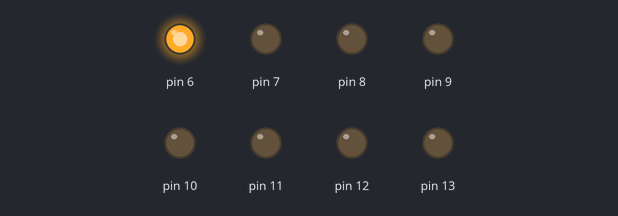
Bench run of a sketch on a simulated Arduino Uno, built with avr-gcc and run on an emulated ATmega328P. On the bench: output pins drawn as LEDs (lit = HIGH).

Above: at 0.02 s.
At 1.07 s:
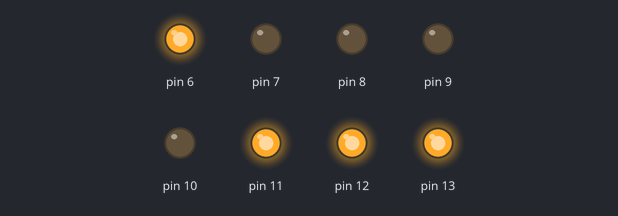
At 2.07 s:
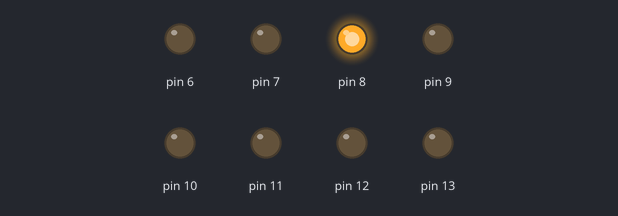
At 4.12 s:
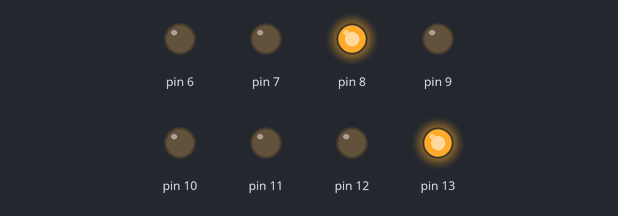
At 6.18 s:
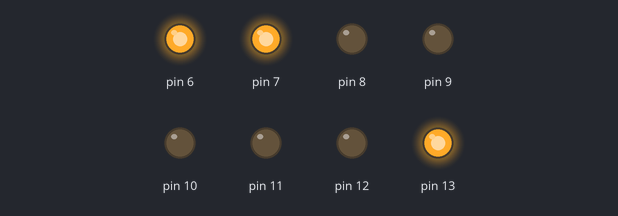
At 8.23 s:
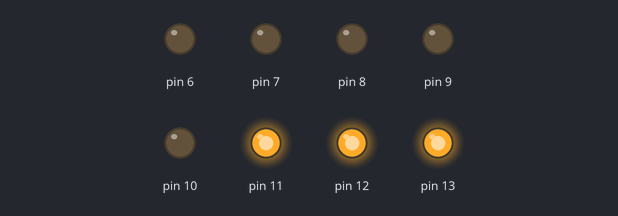
Timing chart, 0 to 8.5 s (numbered marks = the images above):
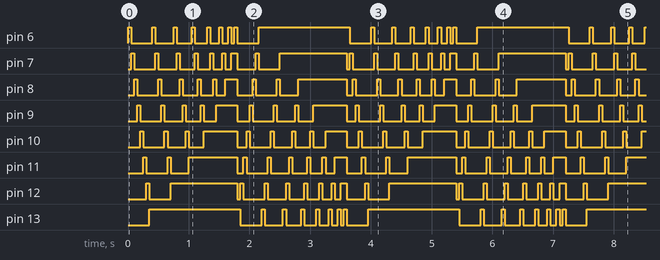

The sketch:

week1_work_2.ino
```cpp
void controlLED(int pat){
  int a =0b00000001;
  for(int i=6;i<=13;i++){
    digitalWrite(i,pat&a);
    a = a << 1;
  }
}

void RandHold(){
  int pat;
  int hold = 0b00000000;
  for(int i=1;i<=8;i++){
    int pat = 0b00000001;
    for(int j=i;j<8;j++){
    controlLED(hold| pat);
    delay(50);
    pat =pat << 1;
  }
  hold = hold + pat;
  controlLED(hold);
  delay(50);
}
}
void RandHoldb(){
  int pat;
  int hold = 0b00000000;
  for(int i=1;i<=8;i++){
    int pat = 0b10000000;
    for(int j=i;j<8;j++){
    controlLED(hold| pat);
    delay(50);
    pat =pat >> 1;
  }
  hold = hold + pat;
  controlLED(hold);
  delay(50);
}
}

void setup() {
  for(int pin=13; pin>5;pin--){
  pinMode(pin,OUTPUT);}
}

void loop() {
 RandHold();
 RandHoldb();

}
```

Measured:
- by itself, pin 6, pin 13: repeats every 3.6 s: LOW 0.35 s, HIGH 0.05 s, LOW 0.30 s, HIGH 0.05 s, LOW 0.25 s, HIGH 0.05 s, LOW 0.20 s, HIGH 0.05 s, LOW 0.15 s, HIGH 0.05 s, LOW 0.10 s, HIGH 0.05 s, LOW 0.05 s, HIGH 0.05 s, LOW 0.35 s, HIGH 1.5 s
- by itself, pin 7: repeats every 3.6 s: LOW 0.35 s, HIGH 0.05 s, LOW 0.30 s, HIGH 0.05 s, LOW 0.25 s, HIGH 0.05 s, LOW 0.20 s, HIGH 0.05 s, LOW 0.15 s, HIGH 0.05 s, LOW 0.10 s, HIGH 0.10 s, LOW 0.30 s, HIGH 0.05 s, LOW 0.35 s, HIGH 1.1 s, LOW 0.05 s, HIGH 0.05 s
- by itself, everything shown: repeats every 3.6 s, in 72 steps
